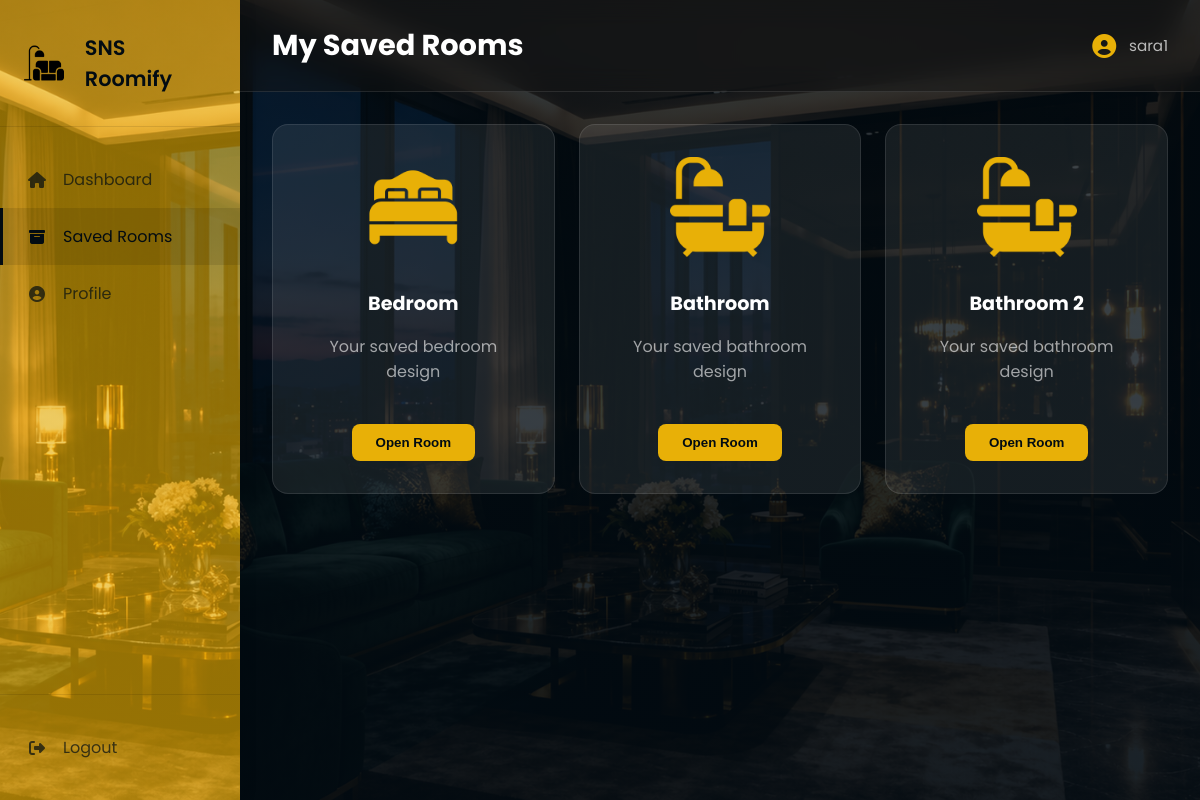
The page /saved-rooms (signed in) on the database its author committed.
### app.py (models this page shows)
class User(db.Model, UserMixin):
    id = db.Column(db.Integer, primary_key=True)
    username = db.Column(db.String(100), nullable=False)
    email = db.Column(db.String(120), unique=True, nullable=False)
    password = db.Column(db.String(100), nullable=False)
    phone = db.Column(db.String(20), nullable=False)
    is_admin = db.Column(db.Integer, default=0, nullable=False)

class Room(db.Model):
    id = db.Column(db.Integer, primary_key=True)
    room_name = db.Column(db.String(100), nullable=False)
    room_title = db.Column(db.String(100), nullable=False)
    room_data = db.Column(db.Text, nullable=True)
    user_id = db.Column(db.Integer, db.ForeignKey("user.id"), nullable=False)

### app.py (the view)
@login_required
@app.route("/saved-rooms")
def saved_rooms():
    if "user_id" not in session:
        return redirect("/signin")
    rooms = Room.query.filter_by(
        user_id=session["user_id"]
    ).all()
    return render_template(
        "saved_rooms.html",
        rooms=rooms,
        active_page='saved_rooms'
    )

### app.py (called while the page is built)
@login_manager.user_loader
def load_user(user_id):
    return User.query.get(int(user_id))

### templates/saved_rooms.html (shortened to what this page needs)
<!DOCTYPE html>
<html lang="en">
<head>
    <link rel="stylesheet" href="https://cdnjs.cloudflare.com/ajax/libs/font-awesome/6.4.0/css/all.min.css">
    <link rel="stylesheet" href="{{ url_for('static', filename='css/user-dashboard.css') }}">
</head>
<body>
<div class="admin-container">
    {% include 'components/sidebar.html' %}
    <main class="main-content">
        <div class="top-bar">
            <h1>My Saved Rooms</h1>
            <div class="user-menu">
                <i class="fas fa-user-circle"></i>
                <span>{{ session.get('username', 'User') }}</span>
            </div>
        </div>
        <div class="page-content">
            {% if rooms %}
            <div class="room-grid">
                {% for room in rooms %}
                <div class="room-card">
                    {% if room.room_name == 'bedroom' %}
                        <img src="{{ url_for('static', filename='images/bed.png') }}" alt="Bedroom" style="width: 100px; height: 100px; margin-bottom: 1rem; object-fit: contain;">
                    {% elif room.room_name == 'livingroom' %}
                        <img src="{{ url_for('static', filename='images/living-room.png') }}" alt="Living Room" style="width: 100px; height: 100px; margin-bottom: 1rem; object-fit: contain;">
                    {% elif room.room_name == 'kitchen' %}
                        <img src="{{ url_for('static', filename='images/kitchen.png') }}" alt="Kitchen" style="width: 100px; height: 100px; margin-bottom: 1rem; object-fit: contain;">
                    {% elif room.room_name == 'bathroom' %}
                        <img src="{{ url_for('static', filename='images/bathroom.png') }}" alt="Bathroom" style="width: 100px; height: 100px; margin-bottom: 1rem; object-fit: contain;">
                    {% else %}
                        <img src="{{ url_for('static', filename='images/logo.png') }}" alt="Room Image" style="width: 100px; height: 100px; margin-bottom: 1rem; object-fit: contain;">
                    {% endif %}
                    <h3>{{ room.room_title }}</h3>
                    <p style="color: rgba(255, 255, 255, 0.6); margin-bottom: 1.5rem;">Your saved {{ room.room_name }} design</p>
                    <button onclick="window.location.href='/edit-room/{{ room.id }}'">Open Room</button>
                </div>
                {% endfor %}
            </div>
            {% endif %}
        </div>
    </main>
</div>
</body>
</html>

### static/css/user-dashboard.css (style rules this page uses)
* { margin: 0; padding: 0; box-sizing: border-box; }
body { font-family: "Poppins", sans-serif; color: var(--color-text-light); background-image: linear-gradient(rgba(2, 11, 18, 0.8), rgba(2, 11, 18, 0.9)), url("/static/images/background-main1.jpg"); background-size: cover; background-position: center; background-attachment: fixed; }
.admin-container { display: flex; height: 100vh; }
.main-content { flex: 1; margin-left: 240px; display: flex; flex-direction: column; background: transparent; overflow-y: auto; }
.top-bar { background: rgba(20, 20, 20, 0.45); padding: 1.5rem 2rem; display: flex; justify-content: space-between; align-items: center; border-bottom: 1px solid rgba(255, 255, 255, 0.1); backdrop-filter: blur(12px); position: sticky; top: 0; z-index: 90; }
.top-bar h1 { font-size: 1.8rem; color: var(--color-text-light); }
.user-menu { display: flex; align-items: center; gap: 0.8rem; color: rgba(255, 255, 255, 0.7); font-size: 0.95rem; }
.user-menu i { font-size: 1.5rem; color: var(--color-primary); }
.page-content { padding: 2rem; flex: 1; }
.room-grid { display: grid; grid-template-columns: repeat(3, 1fr); gap: 1.5rem; }
.room-card { background: rgba(255, 255, 255, 0.08); border: 1px solid rgba(255, 255, 255, 0.1); border-radius: 1rem; padding: 2rem; text-align: center; transition: all 0.3s ease; display: flex; flex-direction: column; align-items: center; gap: 1rem; }
.room-card h3 { font-size: 1.2rem; color: var(--color-text-light); }
.room-card button { background: var(--color-primary); color: var(--color-bg-dark); border: none; padding: 0.7rem 1.5rem; border-radius: 0.5rem; font-weight: 600; cursor: pointer; transition: all 0.2s; }

### static/css/variables.css (style rules this page uses)
:root { --color-primary: #e8b007; --color-primary-dark: #d4a006; --color-bg-dark: #020b12; --color-text-light: #ffffff; --color-text-muted: rgba(255, 255, 255, 0.6); --color-error: #f25746; --color-success: #28a745; --border-light: 1px solid rgba(255, 255, 255, 0.1); --border-dark: 1px solid rgba(0, 0, 0, 0.1); --font-main: "Poppins", sans-serif; }

### rows shown on the page
User: get "sara1"
Room: room_title "Bedroom", room_name "bedroom"
Room: room_title "Bathroom", room_name "bathroom"
Room: room_title "Bathroom 2", room_name "bathroom"
